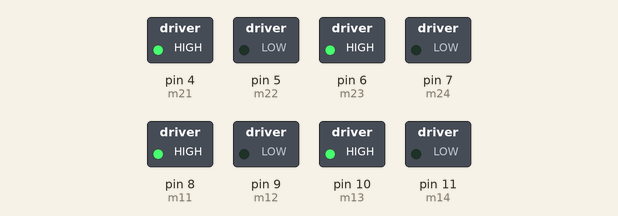
This sketch was run on a simulated Arduino Uno, built with avr-gcc and run on an emulated ATmega328P. Shown: switched loads named in the sketch (green lamp = pin HIGH).

Above: at 0.1 s.
Timing chart, 0 to 1.6 s (numbered marks = the images above):
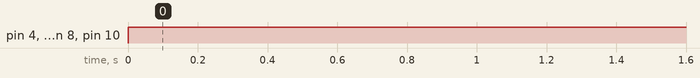

The sketch:

Emergency_Mobile_Robot.ino
```cpp
int m11=8;
int m12=9;
int m13=10;
int m14=11;

int m21=4;
int m22=5;
int m23=6;
int m24=7;

void setup() {
  pinMode(m11,OUTPUT);
  pinMode(m12,OUTPUT);
  pinMode(m13,OUTPUT);
  pinMode(m14,OUTPUT);

  pinMode(m21,OUTPUT);
  pinMode(m22,OUTPUT);
  pinMode(m23,OUTPUT);
  pinMode(m24,OUTPUT);

  Serial.begin(9600);
}

void loop() {
  digitalWrite(m11,1);
  digitalWrite(m13,1);
  digitalWrite(m21,1);
  digitalWrite(m23,1);
  delay(1000);


}
```

Measured:
- by itself, pin 4 (m21), pin 6 (m23), pin 8 (m11), pin 10 (m13): LOW → HIGH at 0.00 s
